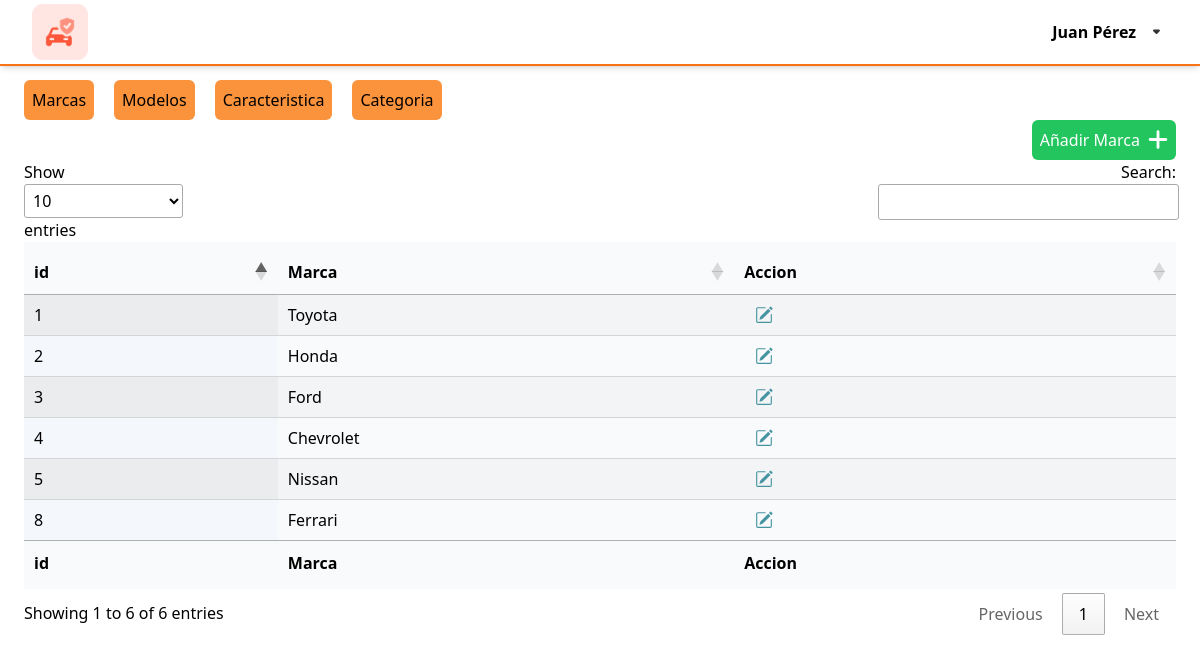
/reportes/venta_usuario.php (signed in), run on the app's committed database.
### tables this page shows
CREATE TABLE IF NOT EXISTS `vehiculos_marcas` (
  `idVehiculos_Marca` int NOT NULL AUTO_INCREMENT,
  `marca_nombre` varchar(45) NOT NULL,
  PRIMARY KEY (`idVehiculos_Marca`),
  UNIQUE KEY `marca_nombre_UNIQUE` (`marca_nombre`)
);

### reportes/venta_usuario.php (the view, shortened to what this page needs)
<?php session_start();
require("../php/connection.php");
$marcas = $mysqli->query("SELECT * FROM `vehiculos_marcas`");
?>
<!DOCTYPE html>
<html lang="en">
<head>
    <link href="../css/output.css" rel="stylesheet">
    <link href="../css/input.css" rel="stylesheet">
    <link href="../DataTables/datatables.min.css" rel="stylesheet">
</head>
<body>
    <?php include "../pages/nav.php" ?>
    <div class="w-screen p-6 mt-14">
        <div class="w-full  flex gap-5 items-center relative">
            <div class="flex gap-5">
                <button mostrar="#marcas" class="activar bg-orange-400 rounded-md p-2 ">Marcas</button>
                <button mostrar="#modelos" class="activar bg-orange-400 rounded-md p-2">Modelos</button>
                <button mostrar="#caracteristica" class="activar bg-orange-400 rounded-md p-2">Caracteristica</button>
                <button mostrar="#categoria" class="activar bg-orange-400 rounded-md p-2">Categoria</button>
            </div>
        </div>
        <div id="marcas" class="contenedor ">
            <div class="flex justify-end">
                <button class="flex items-cent gap-2 bg-green-500 p-2 rounded-md text-white" data-modal-target="marca-modal" data-modal-toggle="marca-modal">
                    <span>Añadir Marca</span>
                    <div class="w-5">
                        <img class="w-full h-full" src="../svg/add.svg" alt="">
                    </div>
                </button>
            </div>
            <table id="table_marcas" class="display table bg-gray-50 py-2 ">
                <thead>
                    <tr>
                        <th>id</th>
                        <th>Marca</th>
                        <th>Accion</th>
                    </tr>
                </thead>
                <tbody>
                    <?php
                    if ($marcas) {
                        if ($marcas->num_rows > 0) {
                            while ($datos = $marcas->fetch_assoc()) {
                    ?>
                                <tr>
                                    <td><?php echo $datos['idVehiculos_Marca']; ?></td>
                                    <td><?php echo $datos['marca_nombre']; ?></td>
                                    <td>
                                        <div class="flex gap-2 w-12 justify-center overflow-hidden bg-transparent">
                                            <div>
                                                <img onclick='EditarMarca(<?php echo json_encode($datos); ?>)' data-modal-target="marca-modal" data-modal-toggle="marca-modal" class="cursor-pointer" src="../svg/edit.svg" alt="">
                                            </div>
                                        </div>
                                    </td>
                                </tr>
                    <?php
                            }
                        }
                    } else {
                        echo "<tr><td colspan='5'>Error executing the query: " . $mysqli->error . "</td></tr>";
                    }
                    ?>
                </tbody>
                <tfoot>
                    <tr>
                        <th>id</th>
                        <th>Marca</th>
                        <th>Accion</th>
                    </tr>
                </tfoot>
            </table>
        </div>
    </div>
</body>
</html>

### css/input.css (style rules this page uses)
a,button { @apply hover:bg-orange-700; }

### data on the page
vehiculos_marcas: idVehiculos_Marca "4", marca_nombre "Chevrolet"
vehiculos_marcas: idVehiculos_Marca "8", marca_nombre "Ferrari"
vehiculos_marcas: idVehiculos_Marca "3", marca_nombre "Ford"
vehiculos_marcas: idVehiculos_Marca "2", marca_nombre "Honda"
vehiculos_marcas: idVehiculos_Marca "5", marca_nombre "Nissan"
vehiculos_marcas: idVehiculos_Marca "1", marca_nombre "Toyota"

### other printed values
$nombre "Juan"
$apellido "Pérez"
